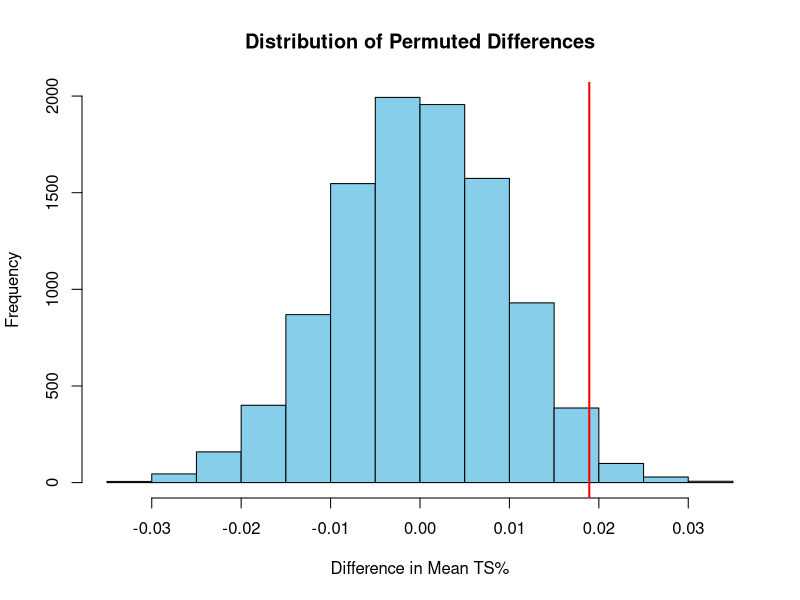

Generate this figure with R:
## ---- chunk 1
knitr::opts_chunk$set(echo = TRUE)
## ---- chunk 2
nba_data <- read.csv("25-25PlayerStats.csv")

# Cleaning the data to remove outliers
# 1. Convert character columns to numeric
# This handles the "mutate(across(...))" step for USG%, TS%, TO%, ORtg, and eFG% [cite: 62]
cols_to_fix <- c("USG.", "TS.", "TO.", "ORtg", "eFG.")
nba_data[cols_to_fix] <- lapply(nba_data[cols_to_fix], as.numeric)

# 2. Filter for play-time requirements and outliers 
cleaned_data <- subset(nba_data, 
                       MpG >= 4 & 
                       GP >= 3 & 
                       ORtg <= 160 & 
                       ORtg >= 50 & 
                       TO. >= 2 & 
                       TO. <= 50)

# 3. Remove rows with missing values in key analytical variables
# This mimics the "drop_na" behavior for your specific regression inputs
critical_cols <- c("USG.", "TS.", "TO.", "ORtg")
cleaned_data <- cleaned_data[complete.cases(cleaned_data[, critical_cols]), ]

# 4. View results
summary(cleaned_data)
## ---- chunk 3
# Define groups 
high_usage <- cleaned_data$TS.[cleaned_data$USG. > 25]
low_usage <- cleaned_data$TS.[cleaned_data$USG. <= 25]

# Observed difference
obs_diff <- mean(high_usage) - mean(low_usage)

# Permutation Test 
set.seed(4714)

n_permutations <- 10000
perm_diffs <- numeric(n_permutations)
all_ts <- c(high_usage, low_usage)
n_high <- length(high_usage)

for (i in 1:n_permutations) {
  shuffled <- sample(all_ts)
  perm_high <- shuffled[1:n_high]
  perm_low <- shuffled[(n_high + 1):length(all_ts)]
  perm_diffs[i] <- mean(perm_high) - mean(perm_low)
}

# Calculate P-value (two-tailed)
p_value <- mean(abs(perm_diffs) >= abs(obs_diff))
print(paste("Permutation P-value:", p_value))

# Visualize the distribution
hist(perm_diffs, main="Distribution of Permuted Differences", 
     xlab="Difference in Mean TS%", col="skyblue")
abline(v = obs_diff, col="red", lwd=2)
